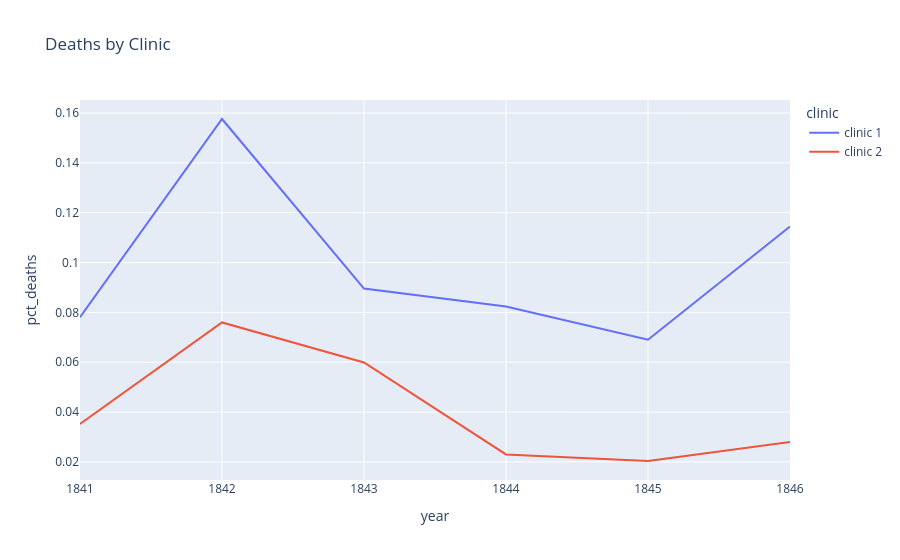

Here is the notebook cell this chart was saved with:
### Markdown cell above
### Plotting the Proportion of Yearly Deaths by Clinic

### Code cell
perc_death_chart = px.line(df_yearly, x="year", y="pct_deaths", color="clinic", title="Deaths by Clinic")
perc_death_chart.show()

### Figure 1 — Plotly figure (JSON) as saved in the notebook; plotly's stock layout.template omitted (floating-point values rounded to 4 significant figures)
{"data": [{"hovertemplate": "clinic=clinic 1<br>year=%{x}<br>pct_deaths=%{y}<extra></extra>", "legendgroup": "clinic 1", "line": {"color": "#636efa", "dash": "solid"}, "marker": {"symbol": "circle"}, "mode": "lines", "name": "clinic 1", "orientation": "v", "showlegend": true, "type": "scatter", "x": [1841, 1842, 1843, 1844, 1845, 1846], "xaxis": "x", "y": [0.07806, 0.1576, 0.08954, 0.08236, 0.06901, 0.1145], "yaxis": "y"}, {"hovertemplate": "clinic=clinic 2<br>year=%{x}<br>pct_deaths=%{y}<extra></extra>", "legendgroup": "clinic 2", "line": {"color": "#EF553B", "dash": "solid"}, "marker": {"symbol": "circle"}, "mode": "lines", "name": "clinic 2", "orientation": "v", "showlegend": true, "type": "scatter", "x": [1841, 1842, 1843, 1844, 1845, 1846], "xaxis": "x", "y": [0.03522, 0.07597, 0.05988, 0.023, 0.02036, 0.02797], "yaxis": "y"}], "layout": {"autosize": true, "legend": {"title": {"text": "clinic"}, "tracegroupgap": 0}, "title": {"text": "Deaths by Clinic"}, "xaxis": {"anchor": "y", "autorange": true, "domain": [0, 1], "range": [1841, 1846], "title": {"text": "year"}, "type": "linear"}, "yaxis": {"anchor": "x", "autorange": true, "domain": [0, 1], "range": [0.01274, 0.1652], "title": {"text": "pct_deaths"}, "type": "linear"}}}
